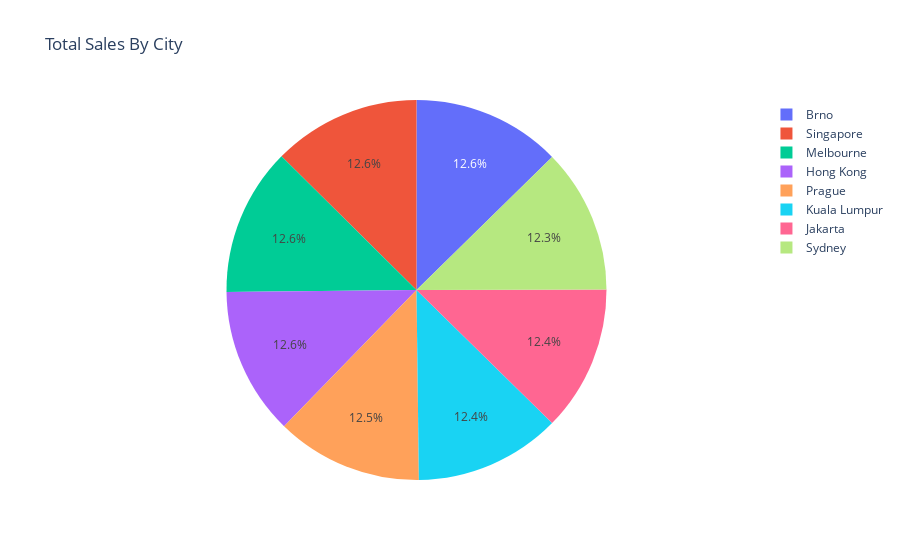

Here is the notebook cell this chart was saved with:
### Markdown cell above
### 4. Total Sales $ by City

### Code cell
# Creating a pie plot to visualize the total sales by User city
user_city_sales = (
    fact_order.merge(dim_user, on="user_id")
    .groupby("user_city")["order_total"].sum().reset_index()
)

fig4 = px.pie(
    user_city_sales,
    values="order_total",
    names="user_city",
    title="Total Sales By City",
)
fig4.show(width=500)

### Figure 1 — Plotly figure (JSON) as saved in the notebook; plotly's stock layout.template omitted (floating-point values rounded to 4 significant figures)
{"data": [{"domain": {"x": [0, 1], "y": [0, 1]}, "hovertemplate": "user_city=%{label}<br>order_total=%{value}<extra></extra>", "labels": ["Brno", "Hong Kong", "Jakarta", "Kuala Lumpur", "Melbourne", "Prague", "Singapore", "Sydney"], "legendgroup": "", "name": "", "showlegend": true, "type": "pie", "values": [5902190, 5864260, 5782080, 5808230, 5868040, 5820530, 5870700, 5744630]}], "layout": {"legend": {"tracegroupgap": 0}, "title": {"text": "Total Sales By City"}}}
